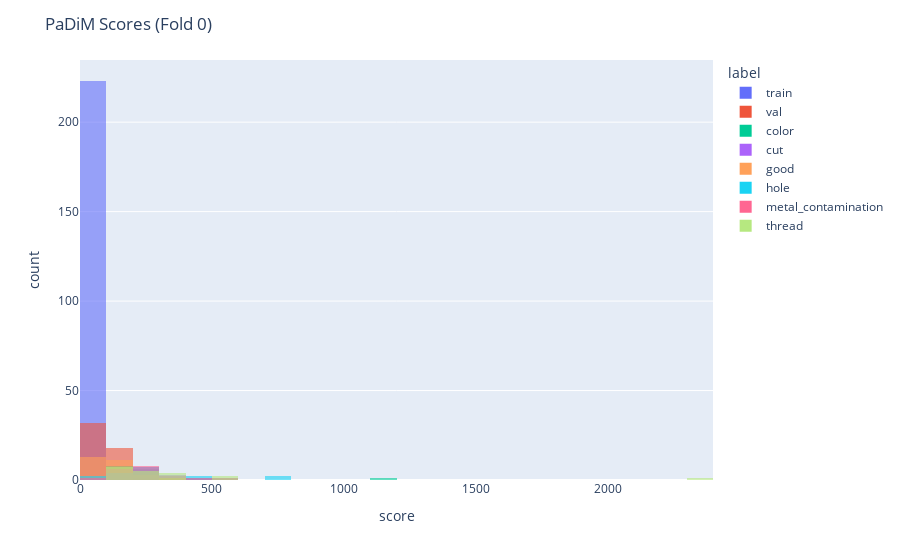
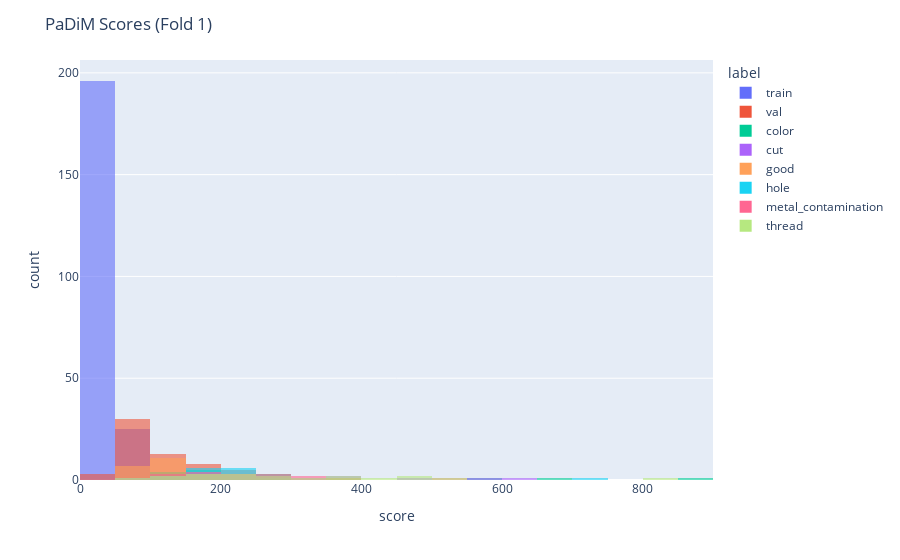
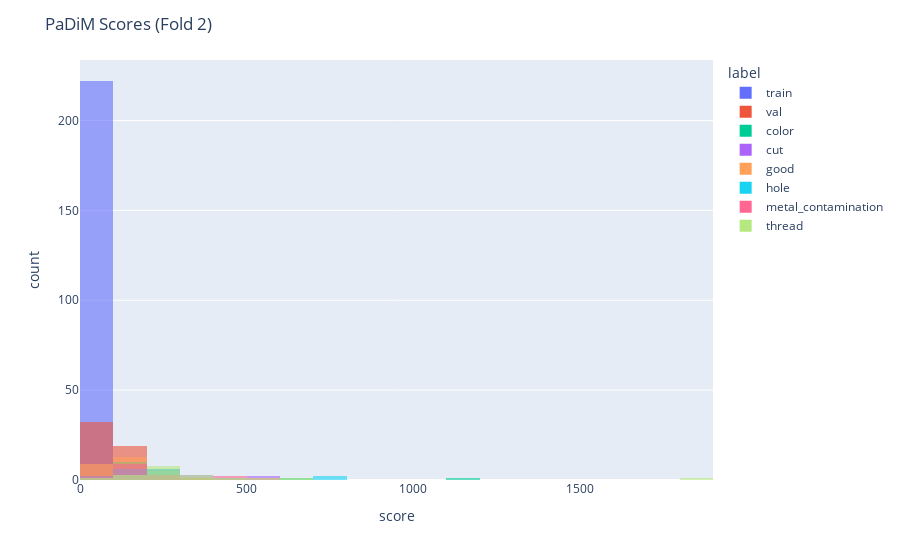
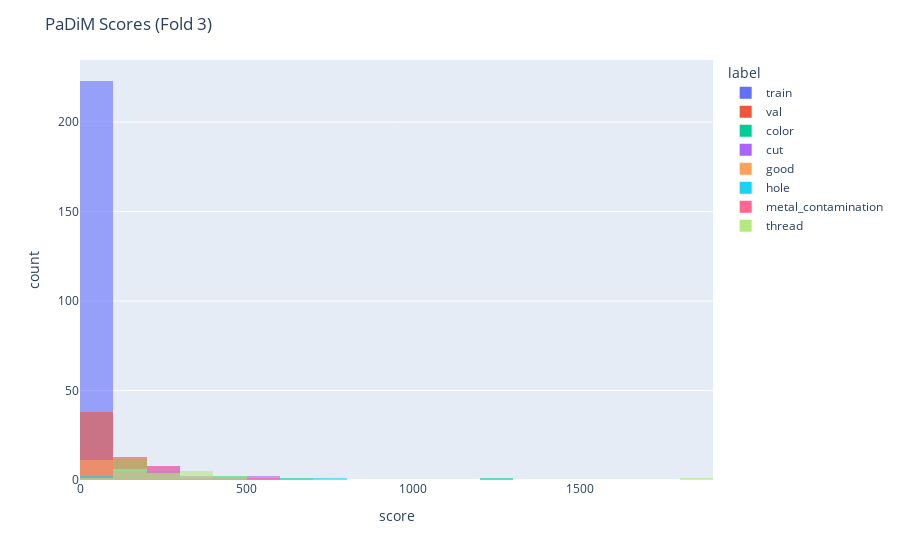

Write notebook code for charts like these, in order.
### Markdown cell above
#### PaDiMでの異常検知実験

### Code cell
# PaDiM マハラノビス距離ベースと同様に実装

# CV 各フォールドで PaDiM を学習・評価
all_results_PD = {}
for ifold, fold in enumerate(cv_folds):
    model_state = fit_padim(fold["train_loader"])
    scores_train = all_padim_scores(model_state, fold["train_loader"])
    scores_val = all_padim_scores(model_state, fold["val_loader"])
    scores_test, heatmaps_test = all_padim_scores(model_state, dev_test_loader, return_maps=True)

    all_results_PD[ifold] = {
        "model_state": model_state,
        "scores_train": scores_train,
        "scores_val": scores_val,
        "scores_test": scores_test,
        "heatmaps_test": heatmaps_test,
    }

    df_PD = pd.DataFrame({
        "score": np.r_[scores_train.numpy(), scores_val.numpy(), scores_test.numpy()],
        "label": (["train"] * len(scores_train) + ["val"] * len(scores_val) + dev_test_loader.dataset.labels),
    })
    fig = px.histogram(
        df_PD, x="score", color="label", nbins=30, histnorm=None, opacity=0.6
    )
    fig.update_layout(barmode="overlay", title=f"PaDiM Scores (Fold {ifold})")
    fig.show()

### Figure 1 — Plotly figure (JSON) as saved in the notebook; plotly's stock layout.template omitted (floating-point values rounded to 4 significant figures; data arrays with more than 128 entries replaced by an {"elided": "..."} marker saying what was removed)
{"data": [{"bingroup": "x", "hovertemplate": "label=train<br>score=%{x}<br>count=%{y}<extra></extra>", "legendgroup": "train", "marker": {"color": "#636efa", "opacity": 0.6, "pattern": {"shape": ""}}, "name": "train", "nbinsx": 30, "orientation": "v", "showlegend": true, "type": "histogram", "x": {"elided": "224 float values"}, "xaxis": "x", "yaxis": "y"}, {"bingroup": "x", "hovertemplate": "label=val<br>score=%{x}<br>count=%{y}<extra></extra>", "legendgroup": "val", "marker": {"color": "#EF553B", "opacity": 0.6, "pattern": {"shape": ""}}, "name": "val", "nbinsx": 30, "orientation": "v", "showlegend": true, "type": "histogram", "x": [86.04, 209.4, 95.9, 171.3, 115.1, 201.4, 238.4, 72.37, 85.3, 52.5, 75.09, 47.27, 117.7, 84.31, 116.7, 51.37, 169.9, 89.35, 57.22, 87.13, 73.16, 168.6, 75.17, 102.5, 113.2, 110.0, 360.2, 74.82, 60.34, 54.03, 73.1, 199.9, 48.54, 104.6, 94.64, 60.4, 80.75, 326.4, 70.76, 80.64, 133.0, 48.23, 88.54, 184.8, 99.82, 218.0, 60.35, 67.14, 76.69, 133.3, 52.28, 161.9, 105.4, 144.0, 36.27, 128.2], "xaxis": "x", "yaxis": "y"}, {"bingroup": "x", "hovertemplate": "label=color<br>score=%{x}<br>count=%{y}<extra></extra>", "legendgroup": "color", "marker": {"color": "#00cc96", "opacity": 0.6, "pattern": {"shape": ""}}, "name": "color", "nbinsx": 30, "orientation": "v", "showlegend": true, "type": "histogram", "x": [223.0, 201.7, 91.43, 110.2, 208.1, 157.8, 147.4, 470.9, 230.8, 144.5, 257.4, 1124.0, 531.7, 171.6, 192.7, 136.2, 270.7, 335.6, 177.4], "xaxis": "x", "yaxis": "y"}, {"bingroup": "x", "hovertemplate": "label=cut<br>score=%{x}<br>count=%{y}<extra></extra>", "legendgroup": "cut", "marker": {"color": "#ab63fa", "opacity": 0.6, "pattern": {"shape": ""}}, "name": "cut", "nbinsx": 30, "orientation": "v", "showlegend": true, "type": "histogram", "x": [259.7, 257.4, 184.9, 214.1, 176.9, 554.7, 235.5, 232.4, 83.51, 374.4, 150.4, 296.6, 380.3, 219.5, 480.7, 302.4, 197.4], "xaxis": "x", "yaxis": "y"}, {"bingroup": "x", "hovertemplate": "label=good<br>score=%{x}<br>count=%{y}<extra></extra>", "legendgroup": "good", "marker": {"color": "#FFA15A", "opacity": 0.6, "pattern": {"shape": ""}}, "name": "good", "nbinsx": 30, "orientation": "v", "showlegend": true, "type": "histogram", "x": [66.47, 64.45, 135.0, 361.5, 133.7, 189.3, 121.2, 93.98, 120.2, 172.9, 130.6, 110.1, 211.4, 155.3, 208.5, 187.6, 79.27, 246.9, 88.23, 179.0, 89.93, 97.38, 94.58, 81.11, 84.01, 80.75, 67.79, 90.99], "xaxis": "x", "yaxis": "y"}, {"bingroup": "x", "hovertemplate": "label=hole<br>score=%{x}<br>count=%{y}<extra></extra>", "legendgroup": "hole", "marker": {"color": "#19d3f3", "opacity": 0.6, "pattern": {"shape": ""}}, "name": "hole", "nbinsx": 30, "orientation": "v", "showlegend": true, "type": "histogram", "x": [290.9, 104.2, 76.61, 203.8, 706.2, 173.9, 226.4, 216.0, 176.8, 272.1, 470.1, 211.4, 95.95, 240.0, 747.9, 402.5, 101.4], "xaxis": "x", "yaxis": "y"}, {"bingroup": "x", "hovertemplate": "label=metal_contamination<br>score=%{x}<br>count=%{y}<extra></extra>", "legendgroup": "metal_contamination", "marker": {"color": "#FF6692", "opacity": 0.6, "pattern": {"shape": ""}}, "name": "metal_contamination", "nbinsx": 30, "orientation": "v", "showlegend": true, "type": "histogram", "x": [96.48, 203.2, 140.8, 285.9, 134.2, 230.5, 506.4, 423.4, 227.5, 157.7, 275.5, 125.5, 212.4, 135.9, 110.7, 258.4, 270.3], "xaxis": "x", "yaxis": "y"}, {"bingroup": "x", "hovertemplate": "label=thread<br>score=%{x}<br>count=%{y}<extra></extra>", "legendgroup": "thread", "marker": {"color": "#B6E880", "opacity": 0.6, "pattern": {"shape": ""}}, "name": "thread", "nbinsx": 30, "orientation": "v", "showlegend": true, "type": "histogram", "x": [177.2, 186.0, 108.3, 115.7, 250.6, 2338.0, 511.8, 262.6, 249.2, 240.5, 352.5, 175.0, 500.4, 312.6, 324.7, 186.5, 223.0, 317.4, 115.8], "xaxis": "x", "yaxis": "y"}], "layout": {"barmode": "overlay", "legend": {"title": {"text": "label"}, "tracegroupgap": 0}, "margin": {"t": 60}, "title": {"text": "PaDiM Scores (Fold 0)"}, "xaxis": {"anchor": "y", "domain": [0, 1], "title": {"text": "score"}}, "yaxis": {"anchor": "x", "domain": [0, 1], "title": {"text": "count"}}}}

### Figure 2 — Plotly figure (JSON) as saved in the notebook; plotly's stock layout.template omitted (floating-point values rounded to 4 significant figures; data arrays with more than 128 entries replaced by an {"elided": "..."} marker saying what was removed)
{"data": [{"bingroup": "x", "hovertemplate": "label=train<br>score=%{x}<br>count=%{y}<extra></extra>", "legendgroup": "train", "marker": {"color": "#636efa", "opacity": 0.6, "pattern": {"shape": ""}}, "name": "train", "nbinsx": 30, "orientation": "v", "showlegend": true, "type": "histogram", "x": {"elided": "224 float values"}, "xaxis": "x", "yaxis": "y"}, {"bingroup": "x", "hovertemplate": "label=val<br>score=%{x}<br>count=%{y}<extra></extra>", "legendgroup": "val", "marker": {"color": "#EF553B", "opacity": 0.6, "pattern": {"shape": ""}}, "name": "val", "nbinsx": 30, "orientation": "v", "showlegend": true, "type": "histogram", "x": [69.06, 74.01, 158.4, 110.8, 101.0, 50.14, 119.7, 95.38, 63.0, 194.5, 86.37, 109.6, 92.75, 114.2, 56.57, 54.51, 177.5, 104.5, 278.3, 70.35, 58.89, 51.83, 36.89, 64.7, 56.85, 33.69, 134.9, 72.18, 66.66, 62.37, 93.24, 55.11, 162.3, 105.0, 102.0, 120.0, 85.58, 234.8, 152.3, 125.6, 69.21, 103.6, 88.51, 37.06, 57.73, 92.71, 119.0, 167.4, 78.86, 177.1, 96.28, 83.2, 185.5, 78.01, 68.1, 64.27], "xaxis": "x", "yaxis": "y"}, {"bingroup": "x", "hovertemplate": "label=color<br>score=%{x}<br>count=%{y}<extra></extra>", "legendgroup": "color", "marker": {"color": "#00cc96", "opacity": 0.6, "pattern": {"shape": ""}}, "name": "color", "nbinsx": 30, "orientation": "v", "showlegend": true, "type": "histogram", "x": [223.1, 149.7, 146.9, 201.7, 272.5, 172.0, 199.4, 357.9, 271.8, 137.7, 570.9, 856.7, 676.6, 200.6, 137.9, 170.8, 278.3, 153.4, 175.1], "xaxis": "x", "yaxis": "y"}, {"bingroup": "x", "hovertemplate": "label=cut<br>score=%{x}<br>count=%{y}<extra></extra>", "legendgroup": "cut", "marker": {"color": "#ab63fa", "opacity": 0.6, "pattern": {"shape": ""}}, "name": "cut", "nbinsx": 30, "orientation": "v", "showlegend": true, "type": "histogram", "x": [268.5, 220.0, 166.9, 220.8, 186.2, 583.2, 224.7, 199.3, 346.1, 376.9, 206.8, 488.7, 377.8, 274.2, 240.8, 622.7, 151.8], "xaxis": "x", "yaxis": "y"}, {"bingroup": "x", "hovertemplate": "label=good<br>score=%{x}<br>count=%{y}<extra></extra>", "legendgroup": "good", "marker": {"color": "#FFA15A", "opacity": 0.6, "pattern": {"shape": ""}}, "name": "good", "nbinsx": 30, "orientation": "v", "showlegend": true, "type": "histogram", "x": [84.43, 122.7, 156.8, 368.1, 81.57, 230.6, 114.8, 130.3, 113.4, 228.1, 104.6, 108.3, 164.8, 226.1, 213.4, 105.5, 129.1, 243.1, 263.0, 109.8, 140.4, 97.44, 75.27, 122.7, 88.1, 193.1, 88.26, 90.74], "xaxis": "x", "yaxis": "y"}, {"bingroup": "x", "hovertemplate": "label=hole<br>score=%{x}<br>count=%{y}<extra></extra>", "legendgroup": "hole", "marker": {"color": "#19d3f3", "opacity": 0.6, "pattern": {"shape": ""}}, "name": "hole", "nbinsx": 30, "orientation": "v", "showlegend": true, "type": "histogram", "x": [242.0, 242.7, 90.14, 153.9, 703.4, 143.3, 229.3, 238.4, 184.4, 176.9, 233.5, 267.8, 150.4, 199.5, 190.5, 225.1, 100.7], "xaxis": "x", "yaxis": "y"}, {"bingroup": "x", "hovertemplate": "label=metal_contamination<br>score=%{x}<br>count=%{y}<extra></extra>", "legendgroup": "metal_contamination", "marker": {"color": "#FF6692", "opacity": 0.6, "pattern": {"shape": ""}}, "name": "metal_contamination", "nbinsx": 30, "orientation": "v", "showlegend": true, "type": "histogram", "x": [79.98, 227.4, 225.1, 305.1, 111.3, 165.4, 343.2, 525.3, 166.1, 168.5, 238.1, 195.3, 255.5, 118.4, 106.5, 261.4, 296.1], "xaxis": "x", "yaxis": "y"}, {"bingroup": "x", "hovertemplate": "label=thread<br>score=%{x}<br>count=%{y}<extra></extra>", "legendgroup": "thread", "marker": {"color": "#B6E880", "opacity": 0.6, "pattern": {"shape": ""}}, "name": "thread", "nbinsx": 30, "orientation": "v", "showlegend": true, "type": "histogram", "x": [226.7, 290.2, 154.0, 125.4, 257.8, 839.1, 473.8, 404.9, 502.8, 240.7, 356.1, 223.9, 481.9, 371.6, 173.5, 133.8, 179.5, 334.2, 92.23], "xaxis": "x", "yaxis": "y"}], "layout": {"barmode": "overlay", "legend": {"title": {"text": "label"}, "tracegroupgap": 0}, "margin": {"t": 60}, "title": {"text": "PaDiM Scores (Fold 1)"}, "xaxis": {"anchor": "y", "domain": [0, 1], "title": {"text": "score"}}, "yaxis": {"anchor": "x", "domain": [0, 1], "title": {"text": "count"}}}}

### Figure 3 — Plotly figure (JSON) as saved in the notebook; plotly's stock layout.template omitted (floating-point values rounded to 4 significant figures; data arrays with more than 128 entries replaced by an {"elided": "..."} marker saying what was removed)
{"data": [{"bingroup": "x", "hovertemplate": "label=train<br>score=%{x}<br>count=%{y}<extra></extra>", "legendgroup": "train", "marker": {"color": "#636efa", "opacity": 0.6, "pattern": {"shape": ""}}, "name": "train", "nbinsx": 30, "orientation": "v", "showlegend": true, "type": "histogram", "x": {"elided": "224 float values"}, "xaxis": "x", "yaxis": "y"}, {"bingroup": "x", "hovertemplate": "label=val<br>score=%{x}<br>count=%{y}<extra></extra>", "legendgroup": "val", "marker": {"color": "#EF553B", "opacity": 0.6, "pattern": {"shape": ""}}, "name": "val", "nbinsx": 30, "orientation": "v", "showlegend": true, "type": "histogram", "x": [52.85, 125.5, 137.1, 292.3, 79.95, 88.17, 36.23, 43.58, 354.8, 72.99, 63.34, 79.04, 53.96, 97.34, 114.9, 143.4, 46.54, 144.0, 151.2, 111.3, 83.73, 186.5, 132.1, 56.94, 47.52, 76.53, 74.08, 40.84, 133.5, 280.9, 73.49, 119.7, 55.4, 54.8, 46.49, 110.9, 180.1, 93.09, 61.9, 99.63, 138.5, 164.5, 89.8, 104.4, 206.1, 138.4, 71.44, 95.44, 54.58, 123.8, 297.4, 44.61, 67.09, 61.2, 158.0, 79.75], "xaxis": "x", "yaxis": "y"}, {"bingroup": "x", "hovertemplate": "label=color<br>score=%{x}<br>count=%{y}<extra></extra>", "legendgroup": "color", "marker": {"color": "#00cc96", "opacity": 0.6, "pattern": {"shape": ""}}, "name": "color", "nbinsx": 30, "orientation": "v", "showlegend": true, "type": "histogram", "x": [253.9, 135.7, 115.0, 109.9, 257.8, 139.9, 151.7, 314.3, 260.2, 173.2, 268.6, 1122.0, 657.4, 174.2, 145.1, 123.3, 266.3, 116.0, 200.1], "xaxis": "x", "yaxis": "y"}, {"bingroup": "x", "hovertemplate": "label=cut<br>score=%{x}<br>count=%{y}<extra></extra>", "legendgroup": "cut", "marker": {"color": "#ab63fa", "opacity": 0.6, "pattern": {"shape": ""}}, "name": "cut", "nbinsx": 30, "orientation": "v", "showlegend": true, "type": "histogram", "x": [241.3, 200.4, 154.1, 217.2, 138.0, 565.5, 140.3, 208.2, 105.2, 383.1, 174.1, 275.3, 384.8, 241.2, 513.1, 319.1, 190.4], "xaxis": "x", "yaxis": "y"}, {"bingroup": "x", "hovertemplate": "label=good<br>score=%{x}<br>count=%{y}<extra></extra>", "legendgroup": "good", "marker": {"color": "#FFA15A", "opacity": 0.6, "pattern": {"shape": ""}}, "name": "good", "nbinsx": 30, "orientation": "v", "showlegend": true, "type": "histogram", "x": [106.6, 65.46, 118.7, 391.4, 82.74, 205.7, 114.6, 124.3, 129.9, 236.8, 235.4, 107.0, 198.2, 132.8, 220.9, 111.1, 76.99, 246.7, 142.7, 125.3, 51.21, 97.92, 94.27, 91.15, 71.45, 194.2, 116.1, 75.83], "xaxis": "x", "yaxis": "y"}, {"bingroup": "x", "hovertemplate": "label=hole<br>score=%{x}<br>count=%{y}<extra></extra>", "legendgroup": "hole", "marker": {"color": "#19d3f3", "opacity": 0.6, "pattern": {"shape": ""}}, "name": "hole", "nbinsx": 30, "orientation": "v", "showlegend": true, "type": "histogram", "x": [255.8, 91.45, 88.31, 150.9, 719.3, 136.6, 221.1, 247.7, 258.6, 136.6, 475.8, 282.3, 151.1, 239.7, 762.6, 190.7, 100.6], "xaxis": "x", "yaxis": "y"}, {"bingroup": "x", "hovertemplate": "label=metal_contamination<br>score=%{x}<br>count=%{y}<extra></extra>", "legendgroup": "metal_contamination", "marker": {"color": "#FF6692", "opacity": 0.6, "pattern": {"shape": ""}}, "name": "metal_contamination", "nbinsx": 30, "orientation": "v", "showlegend": true, "type": "histogram", "x": [97.88, 106.8, 142.8, 282.5, 123.1, 164.7, 514.8, 437.6, 198.9, 85.6, 246.8, 181.2, 165.5, 132.5, 174.8, 259.0, 451.2], "xaxis": "x", "yaxis": "y"}, {"bingroup": "x", "hovertemplate": "label=thread<br>score=%{x}<br>count=%{y}<extra></extra>", "legendgroup": "thread", "marker": {"color": "#B6E880", "opacity": 0.6, "pattern": {"shape": ""}}, "name": "thread", "nbinsx": 30, "orientation": "v", "showlegend": true, "type": "histogram", "x": [193.5, 294.4, 117.2, 270.1, 269.0, 1880.0, 549.4, 267.0, 271.9, 245.5, 352.9, 217.6, 621.4, 310.5, 412.5, 133.6, 260.1, 327.2, 89.33], "xaxis": "x", "yaxis": "y"}], "layout": {"barmode": "overlay", "legend": {"title": {"text": "label"}, "tracegroupgap": 0}, "margin": {"t": 60}, "title": {"text": "PaDiM Scores (Fold 2)"}, "xaxis": {"anchor": "y", "domain": [0, 1], "title": {"text": "score"}}, "yaxis": {"anchor": "x", "domain": [0, 1], "title": {"text": "count"}}}}

### Figure 4 — Plotly figure (JSON) as saved in the notebook; plotly's stock layout.template omitted (floating-point values rounded to 4 significant figures; data arrays with more than 128 entries replaced by an {"elided": "..."} marker saying what was removed)
{"data": [{"bingroup": "x", "hovertemplate": "label=train<br>score=%{x}<br>count=%{y}<extra></extra>", "legendgroup": "train", "marker": {"color": "#636efa", "opacity": 0.6, "pattern": {"shape": ""}}, "name": "train", "nbinsx": 30, "orientation": "v", "showlegend": true, "type": "histogram", "x": {"elided": "224 float values"}, "xaxis": "x", "yaxis": "y"}, {"bingroup": "x", "hovertemplate": "label=val<br>score=%{x}<br>count=%{y}<extra></extra>", "legendgroup": "val", "marker": {"color": "#EF553B", "opacity": 0.6, "pattern": {"shape": ""}}, "name": "val", "nbinsx": 30, "orientation": "v", "showlegend": true, "type": "histogram", "x": [180.8, 94.58, 170.1, 96.64, 140.4, 59.53, 107.8, 102.1, 62.22, 64.41, 77.74, 55.76, 218.3, 172.4, 81.55, 62.81, 227.5, 100.2, 106.8, 58.43, 70.66, 72.08, 102.3, 51.76, 84.91, 279.1, 81.49, 166.8, 75.01, 59.75, 71.65, 57.58, 84.43, 57.92, 411.3, 39.77, 53.49, 80.88, 71.31, 48.01, 31.84, 204.8, 46.36, 66.53, 43.21, 64.23, 77.4, 97.54, 83.06, 45.38, 90.24, 126.8, 46.77, 199.0, 36.63, 142.7], "xaxis": "x", "yaxis": "y"}, {"bingroup": "x", "hovertemplate": "label=color<br>score=%{x}<br>count=%{y}<extra></extra>", "legendgroup": "color", "marker": {"color": "#00cc96", "opacity": 0.6, "pattern": {"shape": ""}}, "name": "color", "nbinsx": 30, "orientation": "v", "showlegend": true, "type": "histogram", "x": [464.7, 184.6, 121.5, 146.6, 259.9, 168.7, 152.3, 410.1, 215.3, 142.1, 261.2, 1255.0, 634.3, 167.9, 177.4, 152.8, 188.6, 142.8, 179.7], "xaxis": "x", "yaxis": "y"}, {"bingroup": "x", "hovertemplate": "label=cut<br>score=%{x}<br>count=%{y}<extra></extra>", "legendgroup": "cut", "marker": {"color": "#ab63fa", "opacity": 0.6, "pattern": {"shape": ""}}, "name": "cut", "nbinsx": 30, "orientation": "v", "showlegend": true, "type": "histogram", "x": [258.0, 227.9, 191.4, 175.3, 172.4, 594.2, 225.1, 209.1, 85.71, 265.1, 156.1, 293.2, 387.1, 258.7, 501.4, 309.6, 236.9], "xaxis": "x", "yaxis": "y"}, {"bingroup": "x", "hovertemplate": "label=good<br>score=%{x}<br>count=%{y}<extra></extra>", "legendgroup": "good", "marker": {"color": "#FFA15A", "opacity": 0.6, "pattern": {"shape": ""}}, "name": "good", "nbinsx": 30, "orientation": "v", "showlegend": true, "type": "histogram", "x": [79.75, 96.88, 135.5, 366.6, 90.1, 209.8, 129.6, 120.4, 132.1, 235.1, 115.5, 107.5, 194.6, 123.1, 217.4, 144.9, 77.55, 65.51, 84.19, 106.6, 89.08, 104.9, 96.48, 83.03, 77.09, 263.2, 102.1, 92.12], "xaxis": "x", "yaxis": "y"}, {"bingroup": "x", "hovertemplate": "label=hole<br>score=%{x}<br>count=%{y}<extra></extra>", "legendgroup": "hole", "marker": {"color": "#19d3f3", "opacity": 0.6, "pattern": {"shape": ""}}, "name": "hole", "nbinsx": 30, "orientation": "v", "showlegend": true, "type": "histogram", "x": [248.9, 74.56, 99.83, 152.4, 412.3, 164.2, 293.8, 229.1, 168.6, 143.3, 468.9, 377.9, 153.2, 235.6, 751.7, 208.7, 137.0], "xaxis": "x", "yaxis": "y"}, {"bingroup": "x", "hovertemplate": "label=metal_contamination<br>score=%{x}<br>count=%{y}<extra></extra>", "legendgroup": "metal_contamination", "marker": {"color": "#FF6692", "opacity": 0.6, "pattern": {"shape": ""}}, "name": "metal_contamination", "nbinsx": 30, "orientation": "v", "showlegend": true, "type": "histogram", "x": [81.46, 210.9, 248.2, 379.9, 132.0, 211.9, 508.8, 424.8, 187.9, 157.5, 260.6, 247.8, 219.6, 120.2, 102.3, 259.0, 258.4], "xaxis": "x", "yaxis": "y"}, {"bingroup": "x", "hovertemplate": "label=thread<br>score=%{x}<br>count=%{y}<extra></extra>", "legendgroup": "thread", "marker": {"color": "#B6E880", "opacity": 0.6, "pattern": {"shape": ""}}, "name": "thread", "nbinsx": 30, "orientation": "v", "showlegend": true, "type": "histogram", "x": [206.6, 298.6, 104.8, 113.1, 271.6, 1885.0, 436.6, 237.9, 325.8, 130.2, 353.0, 179.8, 493.3, 314.6, 321.2, 171.8, 191.6, 316.4, 90.19], "xaxis": "x", "yaxis": "y"}], "layout": {"barmode": "overlay", "legend": {"title": {"text": "label"}, "tracegroupgap": 0}, "margin": {"t": 60}, "title": {"text": "PaDiM Scores (Fold 3)"}, "xaxis": {"anchor": "y", "domain": [0, 1], "title": {"text": "score"}}, "yaxis": {"anchor": "x", "domain": [0, 1], "title": {"text": "count"}}}}
